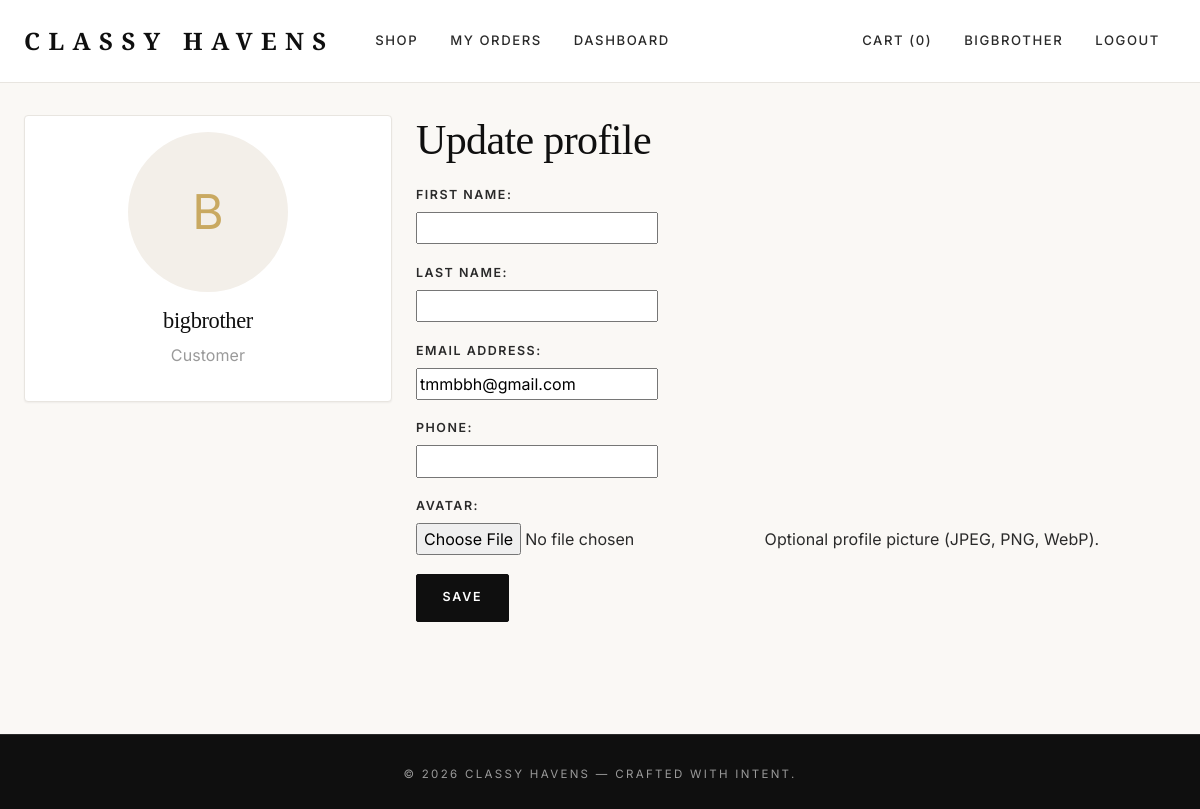
The page /accounts/profile/ (signed in) on the database its author committed.
### accounts/models.py (models this page shows, shortened)
class CustomUser(AbstractUser):
    class Roles(models.TextChoices):
        CUSTOMER = "customer", "Customer"
        STAFF    = "staff",    "Staff"
        MANAGER  = "manager",  "Manager"
        ADMIN    = "admin",    "Admin"
    role = models.CharField(max_length=20, choices=Roles.choices,
                            default=Roles.CUSTOMER)
    phone = models.CharField(max_length=20, blank=True)
    avatar = models.ImageField(
        upload_to="avatars/%Y/%m/", blank=True, null=True,
        help_text="Optional profile picture (JPEG, PNG, WebP).",
    )
    @property
    def is_staff_member(self):
        return (
            self.is_superuser
            or self.is_staff
            or self.role in (self.Roles.STAFF, self.Roles.MANAGER, self.Roles.ADMIN)
        )

### accounts/views.py (the view)
# urls.py: path("profile/", views.profile_view, name="profile"),
@login_required
def profile_view(request):
    if request.method == "POST":
        form = ProfileForm(request.POST, request.FILES, instance=request.user)
        if form.is_valid():
            form.save()
            messages.success(request, "Profile updated.")
            return redirect("accounts:profile")
    else:
        form = ProfileForm(instance=request.user)
    return render(request, "accounts/profile.html", {"form": form})

### accounts/forms.py (shortened to what this page needs)
class ProfileForm(forms.ModelForm):
    class Meta:
        model = CustomUser
        fields = ["first_name", "last_name", "email", "phone", "avatar"]

### cart/cart.py (called while the page is built)
    def __len__(self):
        return sum(item["quantity"] for item in self.cart.values())

    def total_quantity(self):
        return len(self)

### cart/context_processors.py (called while the page is built)
def cart(request):
    return {"cart": Cart(request)}

### config/context_processors.py (called while the page is built)
def currency(request):
    return {
        "CURRENCY_CODE": settings.CURRENCY_CODE,
        "CURRENCY_SYMBOL": settings.CURRENCY_SYMBOL,
    }

### templates/accounts/profile.html (shortened to what this page needs)
{% extends "base.html" %}
{% block content %}
<div class="row">
    <div class="col-md-4 mb-4">
        <div class="card text-center p-3">
            {% if user.avatar %}
                <img src="{{ user.avatar.url }}" alt="Avatar"
                     style="width:160px;height:160px;object-fit:cover;border-radius:50%;margin:0 auto;">
            {% else %}
                <div style="width:160px;height:160px;border-radius:50%;
                            background:#f3efe9;display:flex;align-items:center;
                            justify-content:center;margin:0 auto;font-size:3rem;color:#c9a961;">
                    {{ user.username|first|upper }}
                </div>
            {% endif %}
            <h3 class="mt-3">{{ user.username }}</h3>
            <p class="text-muted">{{ user.get_role_display }}</p>
        </div>
    </div>
    <div class="col-md-8">
        <h1>Update profile</h1>
        <form method="post" enctype="multipart/form-data" novalidate>
            {{ form.as_p }}
            <button class="btn btn-dark">Save</button>
        </form>
    </div>
</div>
{% endblock %}

### templates/base.html (shortened to what this page needs)
{% load static %}
<!doctype html>
<html lang="en">
<head>
    <link href="https://cdn.jsdelivr.net/npm/bootstrap@5.3.3/dist/css/bootstrap.min.css" rel="stylesheet">
    <link rel="stylesheet" href="{% static 'css/style.css' %}">
</head>
<body class="d-flex flex-column min-vh-100">
<nav class="navbar navbar-expand-lg">
    <div class="container">
        <a class="navbar-brand" href="{% url 'catalog:product_list' %}">Classy&nbsp;Havens</a>
        <div class="collapse navbar-collapse" id="nav">
            <ul class="navbar-nav me-auto">
                <li class="nav-item"><a class="nav-link" href="{% url 'catalog:product_list' %}">Shop</a></li>
                {% if user.is_authenticated %}
                    <li class="nav-item"><a class="nav-link" href="{% url 'orders:order_list' %}">My Orders</a></li>
                {% endif %}
                {% if user.is_staff_member %}
                    <li class="nav-item"><a class="nav-link" href="{% url 'dashboard:index' %}">Dashboard</a></li>
                {% endif %}
            </ul>
            <ul class="navbar-nav align-items-lg-center">
                <li class="nav-item">
                    <a class="nav-link" href="{% url 'cart:cart_detail' %}">Cart ({{ cart.total_quantity }})</a>
                </li>
                {% if user.is_authenticated %}
                    <li class="nav-item"><a class="nav-link" href="{% url 'accounts:profile' %}">{{ user.username }}</a></li>
                    <li class="nav-item"><a class="nav-link" href="{% url 'accounts:logout' %}">Logout</a></li>
                {% else %}
                    <li class="nav-item"><a class="nav-link" href="{% url 'accounts:login' %}">Login</a></li>
                    <li class="nav-item"><a class="nav-link" href="{% url 'accounts:register' %}">Register</a></li>
                {% endif %}
            </ul>
        </div>
    </div>
</nav>
<main class="flex-grow-1">
    <div class="container">
        {% block content %}{% endblock %}
    </div>
</main>
<footer class="mt-5 py-4">
    <div class="container text-center">
        <small>&copy; {% now "Y" %} Classy Havens — Crafted with intent.</small>
    </div>
</footer>
</body>
</html>

### static/css/style.css (style rules this page uses)
:root { --ch-black: #0f0f0f; --ch-charcoal: #2a2a2a; --ch-gray: #6b6b6b; --ch-muted: #9a9a9a; --ch-cream: #faf8f5; --ch-cream-alt: #f3efe9; --ch-white: #ffffff; --ch-border: #e8e5e0; --ch-gold: #c9a961; --ch-gold-dark: #a88a4a; --ch-danger: #b83232; --ch-success: #2f7a4d; --font-display: 'Playfair Display', Georgia, 'Times New Roman', serif; --font-body: 'Inter', -apple-system, BlinkMacSystemFont, 'Segoe UI', sans-serif; --shadow-sm: 0 1px 2px rgba(15,15,15,0.05); --shadow-md: 0 8px 24px rgba(15,15,15,0.07); --shadow-lg: 0 20px 48px rgba(15,15,15,0.10); --radius-sm: 2px; --radius: 4px; --radius-lg: 8px; }
* { box-sizing: border-box; }
html { scroll-behavior: smooth; }
body { margin: 0; font-family: var(--font-body); font-weight: 400; color: var(--ch-black); background-color: var(--ch-cream); line-height: 1.65; letter-spacing: 0.005em; -webkit-font-smoothing: antialiased; -moz-osx-font-smoothing: grayscale; }
h1, h2, h3, h4, h5, h6, .display { font-family: var(--font-display); font-weight: 500; letter-spacing: -0.015em; color: var(--ch-black); line-height: 1.2; }
h1 { font-size: clamp(2rem, 3.5vw, 3rem); margin-bottom: 1.25rem; }
h3 { font-size: 1.4rem; }
a { color: var(--ch-black); text-decoration: none; transition: color .2s ease; }
p { color: var(--ch-charcoal); }
small, .text-muted { color: var(--ch-muted) !important; }
.container { max-width: 1240px; padding-left: 1.5rem; padding-right: 1.5rem; }
main { padding-top: 2rem; padding-bottom: 4rem; }
.navbar { background: var(--ch-white) !important; border-bottom: 1px solid var(--ch-border); padding: 1rem 0; position: sticky; top: 0; z-index: 1000; backdrop-filter: saturate(180%) blur(10px); }
.navbar-brand { font-family: var(--font-display); font-weight: 700; font-size: 1.5rem; letter-spacing: 0.35em; color: var(--ch-black) !important; padding-right: 0.35em; text-transform: uppercase; }
.navbar-nav .nav-link { font-family: var(--font-body); font-size: 0.82rem; font-weight: 500; letter-spacing: 0.12em; text-transform: uppercase; color: var(--ch-charcoal) !important; padding: 0.5rem 1rem !important; transition: color .2s ease; }
.btn { font-family: var(--font-body); font-size: 0.78rem; font-weight: 600; letter-spacing: 0.14em; text-transform: uppercase; border-radius: var(--radius-sm); padding: 0.85rem 1.6rem; transition: all .25s ease; border-width: 1px; }
.btn-dark { background: var(--ch-black); border-color: var(--ch-black); color: var(--ch-white); }
.card { background: var(--ch-white); border: 1px solid var(--ch-border); border-radius: var(--radius); box-shadow: var(--shadow-sm); }
.form-label, label { font-size: 0.78rem; font-weight: 600; letter-spacing: 0.12em; text-transform: uppercase; color: var(--ch-charcoal); margin-bottom: 0.4rem; display: block; }
form p { margin-bottom: 1.15rem; }
form p label { margin-bottom: 0.4rem; }
.nav-link { color: var(--ch-charcoal); font-size: 0.88rem; font-weight: 500; letter-spacing: 0.08em; text-transform: uppercase; }
footer { background: var(--ch-black) !important; color: var(--ch-muted); padding: 2.5rem 0 !important; margin-top: 5rem; border-top: 1px solid var(--ch-charcoal); }
footer small { letter-spacing: 0.2em; text-transform: uppercase; font-size: 0.72rem; color: var(--ch-muted); }

### rows shown on the page
CustomUser: username "BIGBROTHER", username|first "B", username "bigbrother", role "Customer", email "tmmbbh@gmail.com"

### other values the page prints
{{ cart.total_quantity }} "0"
